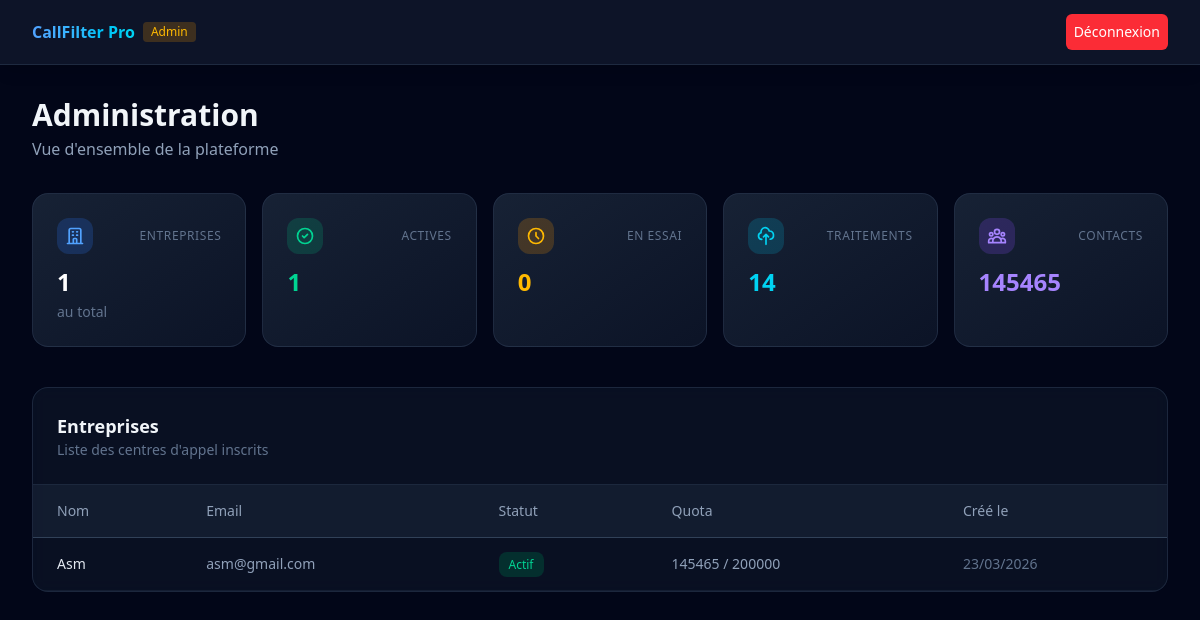
Page /dashboard/admin/ (signed in) on the earlier database version.
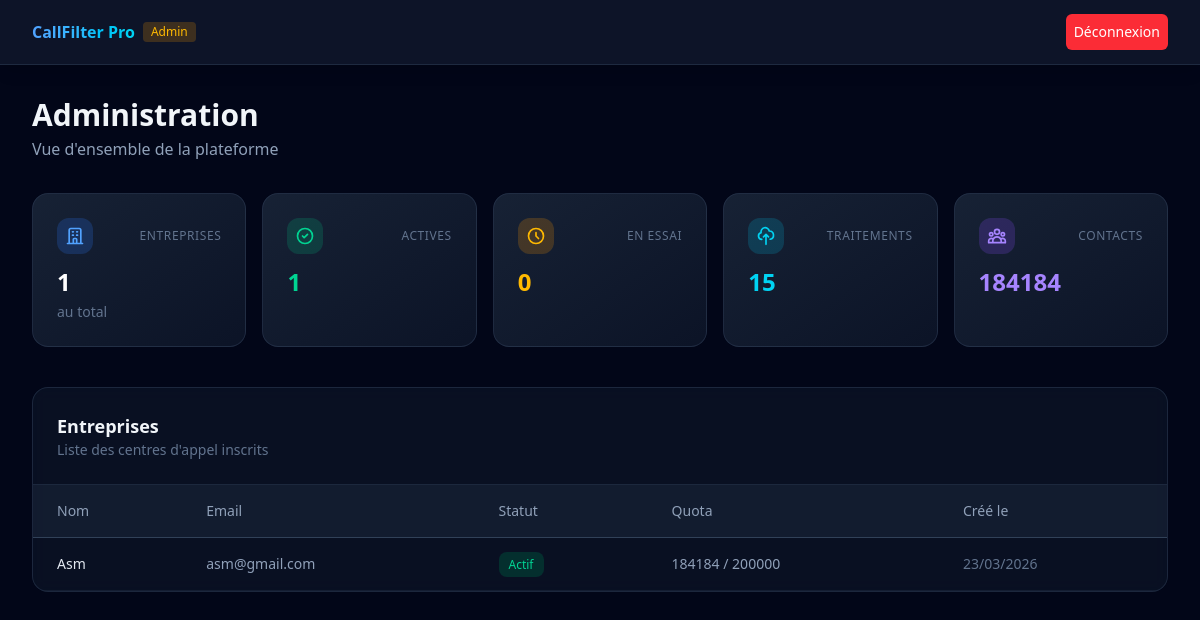
Same page on the later database version.
### apps/companies/models.py (models this page shows, shortened)
class Company(models.Model):
    SUBSCRIPTION_CHOICES = [
        ('trial', 'Essai'),
        ('active', 'Actif'),
        ('expired', 'Expiré'),
        ('suspended', 'Suspendu'),
    ]
    name = models.CharField('Nom', max_length=255)
    user = models.OneToOneField(
        settings.AUTH_USER_MODEL,
        on_delete=models.CASCADE,
        related_name='company'
    )
    subscription_status = models.CharField(
        'Statut abonnement',
        max_length=20,
        choices=SUBSCRIPTION_CHOICES,
        default='trial'
    )
    current_plan = models.ForeignKey(
        'billing.Plan',
        on_delete=models.SET_NULL,
        null=True,
        blank=True,
        related_name='companies'
    )
    monthly_quota = models.IntegerField('Quota mensuel', default=500)
    contacts_used_this_month = models.IntegerField('Contacts utilisés ce mois', default=0)
    quota_reset_at = models.DateField('Prochain renouvellement', null=True, blank=True)
    created_at = models.DateTimeField(auto_now_add=True)
    logo = models.ImageField('Logo', upload_to='company_logos/', null=True, blank=True)
    class Meta:
        verbose_name = 'Entreprise'
        verbose_name_plural = 'Entreprises'

### apps/accounts/models.py (models this page shows, shortened)
class User(AbstractUser):
    username = None
    email = models.EmailField('email', unique=True)
    is_company = models.BooleanField('Entreprise', default=False)
    is_admin = models.BooleanField('Admin plateforme', default=False)
    USERNAME_FIELD = 'email'
    REQUIRED_FIELDS = []
    objects = UserManager()
    class Meta:
        verbose_name = 'Utilisateur'
        verbose_name_plural = 'Utilisateurs'

### apps/dashboard/views.py (the view)
# urls.py: path('admin/', views.admin_dashboard, name='admin_dashboard'),
@login_required
@admin_required
def admin_dashboard(request):
    companies = Company.objects.select_related('user', 'current_plan').order_by('-created_at')
    total_uploads = UploadedFile.objects.count()
    total_contacts = sum(c.contacts_used_this_month for c in Company.objects.all())
    active_companies = companies.filter(subscription_status='active').count()
    trial_companies = companies.filter(subscription_status='trial').count()
    context = {
        'companies': companies,
        'total_uploads': total_uploads,
        'total_contacts': total_contacts,
        'companies_count': companies.count(),
        'active_companies': active_companies,
        'trial_companies': trial_companies,
    }
    return render(request, 'dashboard/admin_dashboard.html', context)

### templates/dashboard/admin_dashboard.html (shortened to what the changed rows need)
{% extends "base.html" %}
{% block content %}
<div class="max-w-7xl mx-auto px-4 sm:px-6 lg:px-8 py-8">
    <div class="mb-8">
        <h1 class="text-2xl md:text-3xl font-bold text-slate-100">Administration</h1>
    </div>
    <div class="grid grid-cols-1 sm:grid-cols-2 lg:grid-cols-5 gap-4 mb-10">
        <div class="rounded-2xl border border-slate-700/50 bg-gradient-to-br from-slate-800/80 to-slate-900/80 p-6 backdrop-blur-sm hover:border-cyan-500/30 transition-all">
            <div class="flex items-center justify-between mb-3">
                <span class="p-2 rounded-xl bg-cyan-500/20"></span>
                <span class="text-xs text-slate-500 uppercase tracking-wider">Traitements</span>
            </div>
            <p class="text-2xl font-bold text-cyan-400">{{ total_uploads }}</p>
        </div>
        <div class="rounded-2xl border border-slate-700/50 bg-gradient-to-br from-slate-800/80 to-slate-900/80 p-6 backdrop-blur-sm hover:border-violet-500/30 transition-all">
            <div class="flex items-center justify-between mb-3">
                <span class="p-2 rounded-xl bg-violet-500/20"></span>
                <span class="text-xs text-slate-500 uppercase tracking-wider">Contacts</span>
            </div>
            <p class="text-2xl font-bold text-violet-400">{{ total_contacts }}</p>
        </div>
    </div>
    <div class="rounded-2xl border border-slate-700/50 bg-slate-800/30 backdrop-blur-sm overflow-hidden">
        <div class="p-6 border-b border-slate-700/50">
            <h2 class="text-lg font-semibold text-slate-100">Entreprises</h2>
        </div>
        <div class="overflow-x-auto">
            <table class="w-full text-sm">
                <thead>
                    <tr class="text-slate-400 border-b border-slate-700 bg-slate-800/50">
                        <th class="text-left py-4 px-6 font-medium">Nom</th>
                        <th class="text-left py-4 px-6 font-medium">Email</th>
                        <th class="text-left py-4 px-6 font-medium">Statut</th>
                        <th class="text-left py-4 px-6 font-medium">Quota</th>
                        <th class="text-left py-4 px-6 font-medium">Créé le</th>
                    </tr>
                </thead>
                <tbody>
                    {% for c in companies %}
                    <tr class="border-b border-slate-700/30 hover:bg-slate-700/20">
                        <td class="py-4 px-6 text-slate-200 font-medium">{{ c.name }}</td>
                        <td class="py-4 px-6 text-slate-400">{{ c.user.email }}</td>
                        <td class="py-4 px-6">
                            <span class="px-2.5 py-1 rounded-lg text-xs font-medium {% if c.subscription_status == 'active' %}bg-emerald-900/50 text-emerald-400{% elif c.subscription_status == 'trial' %}bg-amber-900/50 text-amber-400{% elif c.subscription_status == 'expired' %}bg-red-900/50 text-red-400{% else %}bg-slate-700 text-slate-400{% endif %}">{{ c.get_subscription_status_display }}</span>
                        </td>
                        <td class="py-4 px-6 text-slate-400">{{ c.contacts_used_this_month }} / {{ c.monthly_quota }}</td>
                        <td class="py-4 px-6 text-slate-500">{{ c.created_at|date:"d/m/Y" }}</td>
                    </tr>
                    {% empty %}
                    <tr><td colspan="5" class="py-16 text-center text-slate-500">Aucune entreprise</td></tr>
                    {% endfor %}
                </tbody>
            </table>
        </div>
    </div>
</div>
{% endblock %}

Differences in the rows shown:
changed Company "Asm": contacts_used_this_month "145465" → "184184"
Other differences:
{{ total_uploads }}: "14" → "15"
{{ total_contacts }}: "145465" → "184184"
